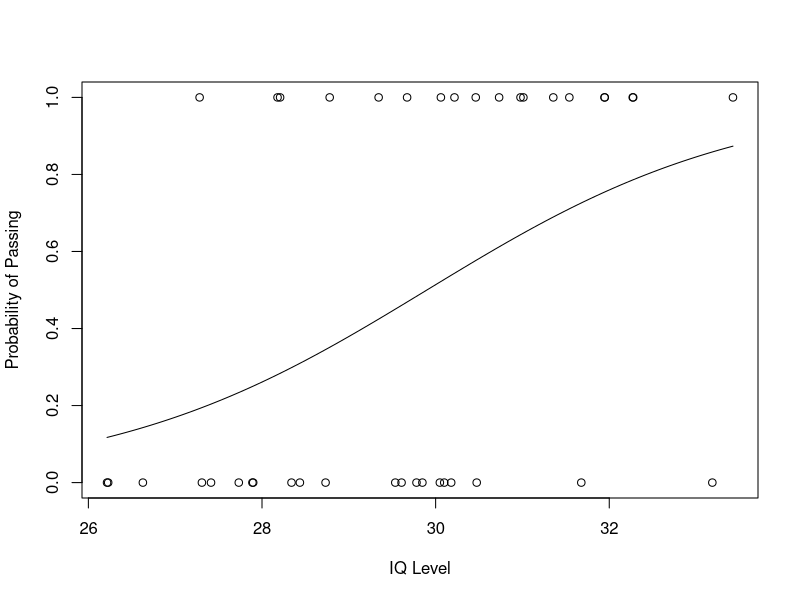

Reproduce this figure in R.
# Generate random IQ values with mean = 30 and sd =2
IQ <- rnorm(40, 30, 2)
# Sorting IQ level in ascending order
IQ <- sort(IQ)
# Generate vector with pass and fail values of 40 students
result <- c(0, 0, 0, 1, 0, 0, 0, 0, 0, 1,
            1, 0, 0, 0, 1, 1, 0, 0, 1, 0,
            0, 0, 1, 0, 0, 1, 1, 0, 1, 1,
            1, 1, 1, 0, 1, 1, 1, 1, 0, 1)
# Data Frame
df <- as.data.frame(cbind(IQ, result))
# Print data frame
print(df)

# Plotting IQ on x-axis and result on y-axis
plot(IQ, result, xlab = "IQ Level",
     ylab = "Probability of Passing")
# Create a logistic model
g = glm(result~IQ, family=binomial, df)
# Create a curve based on prediction using the regression model
curve(predict(g, data.frame(IQ=x), type="resp"), add=TRUE)
# Based on fit to the regression model
points(IQ, fitted(g), pch=30)

# Summary of the regression model
summary(g)

